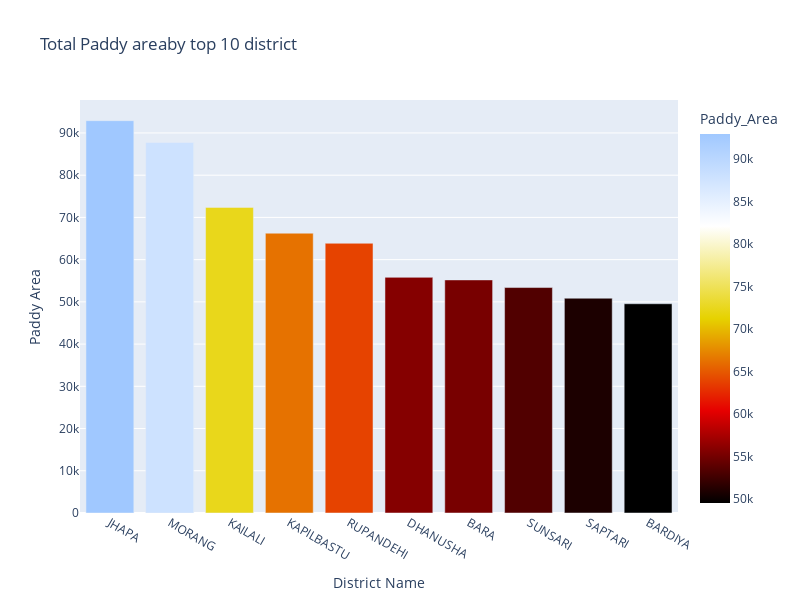

Notebook code cell kept with this figure:
### Code cell
fig=px.bar(paddy_area, x='District', y='Paddy_Area',title='Total Paddy areaby top 10 district',
          labels={'District Name':'District','Paddy Area':'Paddy_Area'},
           color='Paddy_Area', color_continuous_scale='Blackbody'
          )
fig.update_layout(xaxis_title='District Name', yaxis_title='Paddy Area')
fig.update_layout(height=600, width=800)
fig.show()

### Figure 1 — Plotly figure (JSON) as saved in the notebook; plotly's stock layout.template omitted (floating-point values rounded to 4 significant figures)
{"data": [{"alignmentgroup": "True", "hovertemplate": "District=%{x}<br>Paddy_Area=%{marker.color}<extra></extra>", "legendgroup": "", "marker": {"color": [92915, 87746, 72377, 66261, 63873, 55806, 55198, 53392, 50864, 49557], "coloraxis": "coloraxis", "pattern": {"shape": ""}}, "name": "", "offsetgroup": "", "orientation": "v", "showlegend": false, "textposition": "auto", "type": "bar", "x": ["JHAPA", "MORANG", "KAILALI", "KAPILBASTU", "RUPANDEHI", "DHANUSHA", "BARA", "SUNSARI", "SAPTARI", "BARDIYA"], "xaxis": "x", "y": [92915, 87746, 72377, 66261, 63873, 55806, 55198, 53392, 50864, 49557], "yaxis": "y"}], "layout": {"barmode": "relative", "coloraxis": {"colorbar": {"title": {"text": "Paddy_Area"}}, "colorscale": [[0, "rgb(0,0,0)"], [0.25, "rgb(230,0,0)"], [0.5, "rgb(230,210,0)"], [0.75, "rgb(255,255,255)"], [1, "rgb(160,200,255)"]]}, "height": 600, "legend": {"tracegroupgap": 0}, "title": {"text": "Total Paddy areaby top 10 district"}, "width": 800, "xaxis": {"anchor": "y", "domain": [0, 1], "title": {"text": "District Name"}}, "yaxis": {"anchor": "x", "domain": [0, 1], "title": {"text": "Paddy Area"}}}}
